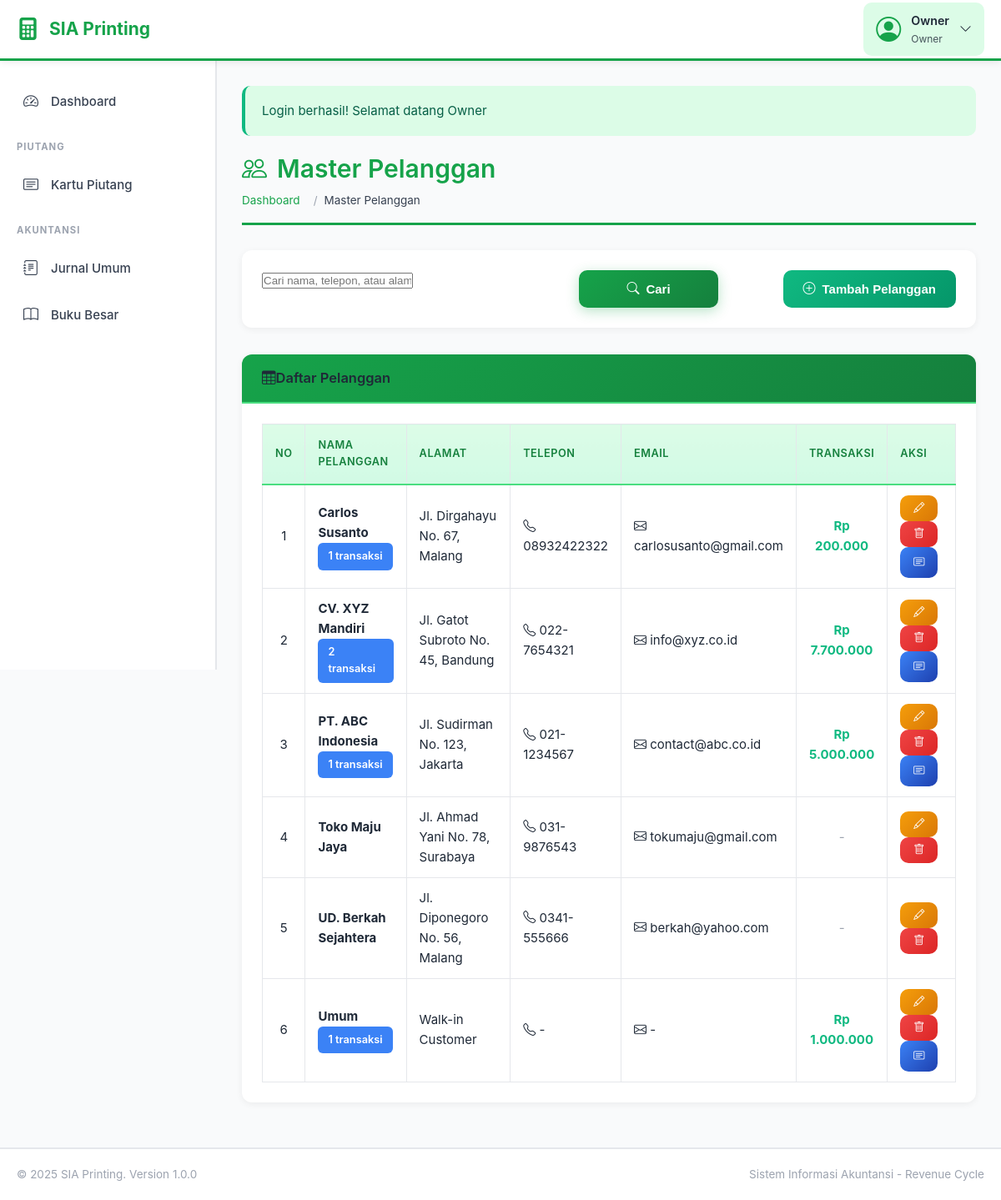
Page /master-pelanggan.php (signed in) on the committed database.
### tables this page shows
CREATE TABLE `master_pelanggan` (
  `id_pelanggan` int(11) NOT NULL,
  `nama_pelanggan` varchar(100) NOT NULL,
  `alamat` text DEFAULT NULL,
  `telepon` varchar(20) DEFAULT NULL,
  `email` varchar(100) DEFAULT NULL,
  `created_at` timestamp NOT NULL DEFAULT current_timestamp()
);

### master-pelanggan.php (the view, shortened to what this page needs)
<?php
require_once 'config.php';
$search = isset($_GET['search']) ? clean_input($_GET['search']) : '';
$query = "SELECT *,
          (SELECT COUNT(*) FROM piutang WHERE id_pelanggan = master_pelanggan.id_pelanggan) as jumlah_transaksi,
          (SELECT COALESCE(SUM(total), 0) FROM piutang WHERE id_pelanggan = master_pelanggan.id_pelanggan) as total_transaksi
          FROM master_pelanggan
          WHERE 1=1";
$query .= " ORDER BY nama_pelanggan ASC";
$result = $conn->query($query);
include 'includes/header.php';
?>
<div class="page-title">
    <h1><i class="bi bi-people me-2"></i>Master Pelanggan</h1>
    <nav aria-label="breadcrumb">
        <ol class="breadcrumb">
            <li class="breadcrumb-item"><a href="dashboard.php">Dashboard</a></li>
            <li class="breadcrumb-item active">Master Pelanggan</li>
        </ol>
    </nav>
</div>
<div class="card mb-4">
    <div class="card-body">
        <div class="row">
            <div class="col-md-8">
                <form method="GET" action="" class="row g-3">
                    <div class="col-md-8">
                        <input type="text" name="search" class="form-control"
                               placeholder="Cari nama, telepon, atau alamat..."
                               value="<?php echo $search; ?>">
                    </div>
                    <div class="col-md-4">
                        <button type="submit" class="btn btn-primary w-100">
                            <i class="bi bi-search me-1"></i>Cari
                        </button>
                    </div>
                </form>
            </div>
            <div class="col-md-4 text-end">
                <button type="button" class="btn btn-success" data-bs-toggle="modal" data-bs-target="#modalTambah">
                    <i class="bi bi-plus-circle me-1"></i>Tambah Pelanggan
                </button>
            </div>
        </div>
    </div>
</div>
<div class="card">
    <div class="card-header bg-primary text-white">
        <h5 class="mb-0">
            <i class="bi bi-table me-2"></i>Daftar Pelanggan
        </h5>
    </div>
    <div class="card-body">
        <div class="table-responsive">
            <table class="table table-hover table-bordered">
                <thead class="table-light">
                    <tr>
                        <th width="5%" class="text-center">No</th>
                        <th width="20%">Nama Pelanggan</th>
                        <th width="25%">Alamat</th>
                        <th width="12%">Telepon</th>
                        <th width="15%">Email</th>
                        <th width="8%" class="text-center">Transaksi</th>
                        <th width="15%" class="text-center">Aksi</th>
                    </tr>
                </thead>
                <tbody>
                    <?php if ($result->num_rows > 0): ?>
                        <?php
                        $no = 1;
                        while ($row = $result->fetch_assoc()):
                        ?>
                            <tr>
                                <td class="text-center"><?php echo $no++; ?></td>
                                <td>
                                    <strong><?php echo $row['nama_pelanggan']; ?></strong>
                                    <?php if ($row['jumlah_transaksi'] > 0): ?>
                                        <br><small class="badge bg-info"><?php echo $row['jumlah_transaksi']; ?> transaksi</small>
                                    <?php endif; ?>
                                </td>
                                <td><?php echo $row['alamat'] ?: '-'; ?></td>
                                <td>
                                    <?php if ($row['telepon']): ?>
                                        <i class="bi bi-telephone"></i> <?php echo $row['telepon']; ?>
                                    <?php else: ?>
                                        <span class="text-muted">-</span>
                                    <?php endif; ?>
                                </td>
                                <td>
                                    <?php if ($row['email']): ?>
                                        <i class="bi bi-envelope"></i> <?php echo $row['email']; ?>
                                    <?php else: ?>
                                        <span class="text-muted">-</span>
                                    <?php endif; ?>
                                </td>
                                <td class="text-center">
                                    <?php if ($row['total_transaksi'] > 0): ?>
                                        <span class="text-success fw-bold"><?php echo format_rupiah($row['total_transaksi']); ?></span>
                                    <?php else: ?>
                                        <span class="text-muted">-</span>
                                    <?php endif; ?>
                                </td>
                                <td>
                                    <button type="button" class="btn btn-sm btn-warning"
                                            onclick='editPelanggan(<?php echo json_encode($row); ?>)'>
                                        <i class="bi bi-pencil"></i>
                                    </button>
                                    <button type="button" class="btn btn-sm btn-danger"
                                            onclick="hapusPelanggan(<?php echo $row['id_pelanggan']; ?>, '<?php echo $row['nama_pelanggan']; ?>')">
                                        <i class="bi bi-trash"></i>
                                    </button>
                                    <?php if ($row['jumlah_transaksi'] > 0): ?>
                                        <a href="kartu-piutang.php?id_pelanggan=<?php echo $row['id_pelanggan']; ?>"
                                           class="btn btn-sm btn-info" title="Lihat Piutang">
                                            <i class="bi bi-card-text"></i>
                                        </a>
                                    <?php endif; ?>
                                </td>
                            </tr>
                        <?php endwhile; ?>
                    <?php endif; ?>
                </tbody>
            </table>
        </div>
    </div>
</div>
<?php include 'includes/footer.php'; ?>

### assets/css/style.css (style rules this page uses)
* { margin: 0; padding: 0; box-sizing: border-box; }
:root { --primary-green: #16a34a; --dark-green: #15803d; --light-green: #4ade80; --very-light-green: #dcfce7; --accent-blue: #3b82f6; --dark-blue: #1e40af; --white: #ffffff; --off-white: #f9fafb; --light-gray: #e5e7eb; --medium-gray: #9ca3af; --dark-gray: #374151; --text-dark: #1f2937; --danger: #ef4444; --warning: #f59e0b; --success: #10b981; }
html, body { font-family: -apple-system, BlinkMacSystemFont, "Segoe UI", Roboto, "Helvetica Neue", Arial, sans-serif; background: var(--off-white); color: var(--text-dark); line-height: 1.6; font-size: 15px; }
body { min-height: 100vh; }
a { text-decoration: none; color: var(--primary-green); }
h1, h2, h3, h4, h5, h6 { font-weight: 600; line-height: 1.3; color: var(--text-dark); }
h1 { font-size: 2rem; }
h5 { font-size: 1.1rem; }
small { font-size: 0.875rem; }
.btn { padding: 14px 24px; border: none; border-radius: 10px; font-size: 1rem; font-weight: 600; cursor: pointer; transition: all 0.3s ease; display: inline-flex; align-items: center; justify-content: center; gap: 8px; text-align: center; }
.btn-primary { background: linear-gradient(135deg, var(--primary-green), var(--dark-green)); color: var(--white); width: 100%; box-shadow: 0 4px 15px rgba(22, 163, 74, 0.3); }
.page-title { margin-bottom: 30px; padding-bottom: 15px; border-bottom: 3px solid var(--primary-green); }
.page-title h1 { color: var(--primary-green); margin-bottom: 8px; display: flex; align-items: center; gap: 12px; }
.breadcrumb { display: flex; gap: 8px; font-size: 0.9rem; color: var(--medium-gray); list-style: none; }
.breadcrumb-item { display: flex; align-items: center; gap: 8px; }
.breadcrumb-item::after { content: '/'; margin-left: 8px; }
.breadcrumb-item:last-child::after { content: ''; }
.breadcrumb-item.active { color: var(--dark-gray); }
.card { background: var(--white); border-radius: 12px; box-shadow: 0 2px 8px rgba(0, 0, 0, 0.06); margin-bottom: 24px; overflow: hidden; transition: all 0.3s ease; }
.card-header { padding: 18px 24px; background: linear-gradient(135deg, var(--very-light-green), #d1fae5); border-bottom: 2px solid var(--light-green); font-weight: 600; color: var(--dark-green); }
.card-header.bg-primary { background: linear-gradient(135deg, var(--primary-green), var(--dark-green)); color: var(--white); }
.card-body { padding: 24px; }
.row { display: flex; flex-wrap: wrap; margin: 0 -12px; }
.col-md-4 { flex: 0 0 33.333%; max-width: 33.333%; padding: 0 12px; }
.col-md-8 { flex: 0 0 66.666%; max-width: 66.666%; padding: 0 12px; }
.table-responsive { overflow-x: auto; }
.table { width: 100%; border-collapse: collapse; background: var(--white); }
.table thead th { background: linear-gradient(to bottom, var(--very-light-green), #d1fae5); color: var(--dark-green); font-weight: 600; text-transform: uppercase; font-size: 0.85rem; letter-spacing: 0.5px; padding: 15px; text-align: left; border-bottom: 2px solid var(--light-green); }
.table tbody td { padding: 12px 15px; border-bottom: 1px solid var(--light-gray); }
.table-bordered { border: 1px solid var(--light-gray); }
.table-bordered th, .table-bordered td { border: 1px solid var(--light-gray); }
.btn-success { background: linear-gradient(135deg, var(--success), #059669); color: var(--white); }
.btn-warning { background: linear-gradient(135deg, var(--warning), #d97706); color: var(--white); }
.btn-danger { background: linear-gradient(135deg, var(--danger), #dc2626); color: var(--white); }
.btn-info { background: linear-gradient(135deg, var(--accent-blue), var(--dark-blue)); color: var(--white); }
.btn-sm { padding: 8px 16px; font-size: 0.875rem; }
.badge { display: inline-block; padding: 6px 12px; font-size: 0.85rem; font-weight: 600; border-radius: 6px; }
.bg-info { background: var(--accent-blue); color: var(--white); }
.bg-primary { background: var(--primary-green); color: var(--white); }
.text-center { text-align: center; }
.text-end { text-align: right; }
.text-success { color: var(--success); }
.text-muted { color: var(--medium-gray); }
.fw-bold { font-weight: 700; }
.mb-0 { margin-bottom: 0; }
.mb-4 { margin-bottom: 32px; }
[data-bs-toggle="modal"] { cursor: pointer; }

### rows in the picture
master_pelanggan: nama_pelanggan "Carlos Susanto", jumlah_transaksi "1", alamat "Jl. Dirgahayu No. 67, Malang", telepon "08932422322", email "carlosusanto@gmail.com", total_transaksi "Rp 200.000"
master_pelanggan: nama_pelanggan "CV. XYZ Mandiri", jumlah_transaksi "2", alamat "Jl. Gatot Subroto No. 45, Bandung", telepon "022-7654321", email "info@xyz.co.id", total_transaksi "Rp 7.700.000"
master_pelanggan: nama_pelanggan "PT. ABC Indonesia", jumlah_transaksi "1", alamat "Jl. Sudirman No. 123, Jakarta", telepon "021-1234567", email "contact@abc.co.id", total_transaksi "Rp 5.000.000"
master_pelanggan: nama_pelanggan "Toko Maju Jaya", alamat "Jl. Ahmad Yani No. 78, Surabaya", telepon "031-9876543", email "tokumaju@gmail.com"
master_pelanggan: nama_pelanggan "UD. Berkah Sejahtera", alamat "Jl. Diponegoro No. 56, Malang", telepon "0341-555666", email "berkah@yahoo.com"
master_pelanggan: nama_pelanggan "Umum", jumlah_transaksi "1", alamat "Walk-in Customer", telepon "-", email "-", total_transaksi "Rp 1.000.000"

### other values in the picture
APP_NAME "SIA Printing"
$_SESSION['nama'] "Owner"
$_SESSION['user_role'] "Owner"
$alert['message'] "Login berhasil! Selamat datang Owner"
APP_VERSION "1.0.0"
